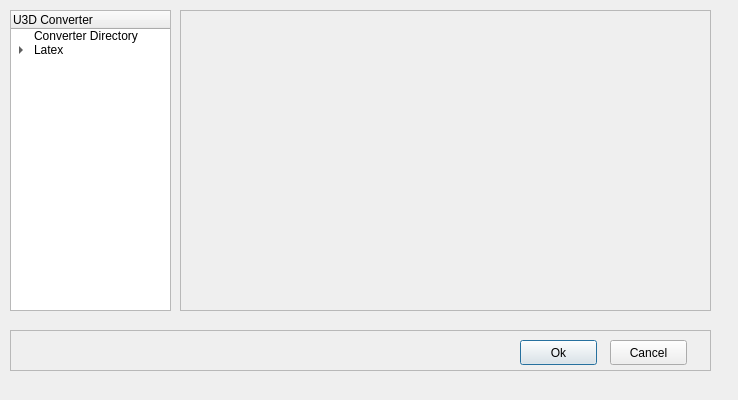
<ui version="4.0" >
 <class>ParamClass</class>
 <widget class="QDialog" name="ParamClass" >
  <property name="geometry" >
   <rect>
    <x>0</x>
    <y>0</y>
    <width>738</width>
    <height>400</height>
   </rect>
  </property>
  <property name="windowTitle" >
   <string>Param</string>
  </property>
  <widget class="QTreeWidget" name="tree_selector" >
   <property name="geometry" >
    <rect>
     <x>10</x>
     <y>10</y>
     <width>161</width>
     <height>301</height>
    </rect>
   </property>
   <column>
    <property name="text" >
     <string>U3D Converter</string>
    </property>
   </column>
   <item>
    <property name="text" >
     <string>Converter Directory</string>
    </property>
   </item>
   <item>
    <property name="text" >
     <string>Latex</string>
    </property>
    <item>
     <property name="text" >
      <string>Camera Parameters</string>
     </property>
    </item>
   </item>
  </widget>
  <widget class="FrameContainer" name="frame_container" >
   <property name="geometry" >
    <rect>
     <x>180</x>
     <y>10</y>
     <width>531</width>
     <height>301</height>
    </rect>
   </property>
   <property name="frameShape" >
    <enum>QFrame::StyledPanel</enum>
   </property>
   <property name="frameShadow" >
    <enum>QFrame::Plain</enum>
   </property>
  </widget>
  <widget class="QFrame" name="button_container" >
   <property name="geometry" >
    <rect>
     <x>10</x>
     <y>330</y>
     <width>701</width>
     <height>41</height>
    </rect>
   </property>
   <property name="frameShape" >
    <enum>QFrame::StyledPanel</enum>
   </property>
   <property name="frameShadow" >
    <enum>QFrame::Raised</enum>
   </property>
   <widget class="QPushButton" name="ok_button" >
    <property name="geometry" >
     <rect>
      <x>510</x>
      <y>10</y>
      <width>77</width>
      <height>25</height>
     </rect>
    </property>
    <property name="text" >
     <string>Ok</string>
    </property>
   </widget>
   <widget class="QPushButton" name="cancel_button" >
    <property name="geometry" >
     <rect>
      <x>600</x>
      <y>10</y>
      <width>77</width>
      <height>25</height>
     </rect>
    </property>
    <property name="text" >
     <string>Cancel</string>
    </property>
   </widget>
  </widget>
 </widget>
 <layoutdefault spacing="6" margin="11" />
 <customwidgets>
  <customwidget>
   <class>FrameContainer</class>
   <extends>QFrame</extends>
   <header>framecontainer.h</header>
   <container>1</container>
  </customwidget>
 </customwidgets>
 <resources/>
 <connections/>
</ui>
